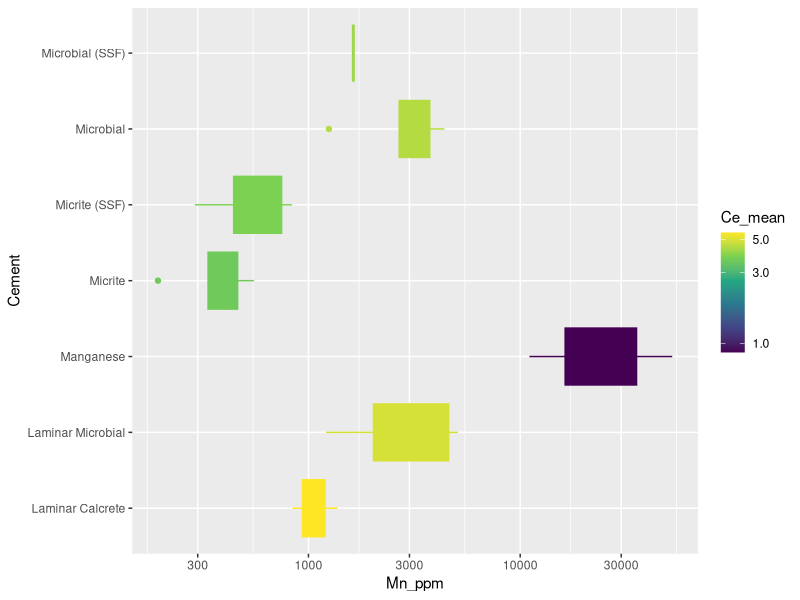
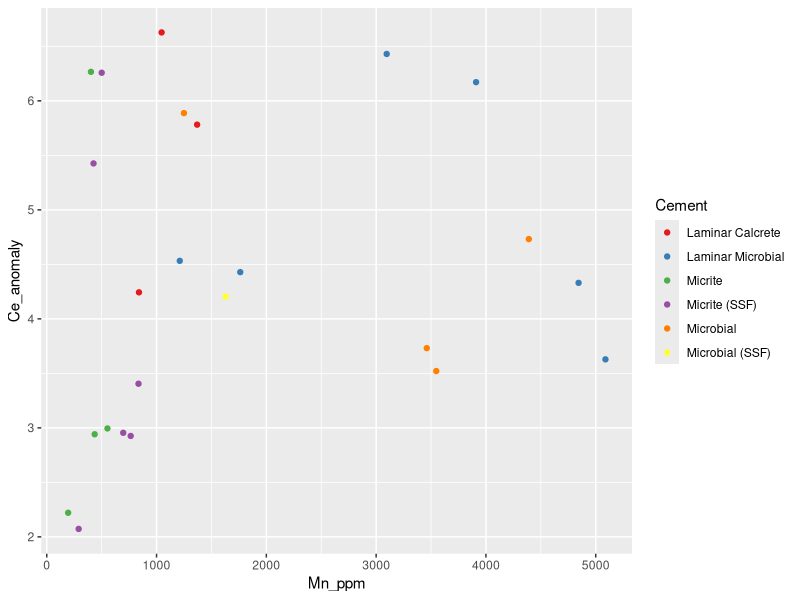

Source code (R) for these figures, in order:
## ---- chunk 1
knitr::opts_chunk$set(echo = TRUE)
library(tidyverse)
## ---- chunk 2
all_data <- readxl::read_excel("ree_data_r.xlsx", 1)
cement_data <- readxl::read_excel("ree_data_r.xlsx", 2) 
## ---- chunk 3
attach(all_data)
normalize <- all_data %>%
  left_join(cement_data, by = c("Sample" = "Sample")) %>% #attach cement to each observation
  mutate(Y_normal = Y_ppm/27.31, La_normal = La_ppm/44.56, Ce_normal = Ce_ppm/88.25, Pr_normal = Pr_ppm/10.15, Nd_normal = Nd_ppm/37.32, Sm_normal = Sm_ppm/6.884, Eu_normal = Eu_ppm/1.215, Gd_normal = Gd_ppm/6.043, Dy_normal = Dy_ppm/5.325, Ho_normal = Ho_ppm/1.052, Er_normal = Er_ppm/3.075, Tm_normal = Tm_ppm/0.4510, Yb_normal = Yb_ppm/3.012, Lu_normal = Lu_ppm/0.4386) %>% #normalize values using PAAS data from Pourmand et al. 2012
    select("Sample", "Cement", "La_normal", "Ce_normal", "Pr_normal", "Nd_normal", "Sm_normal", "Eu_normal",  "Gd_normal","Dy_normal", "Y_normal", "Ho_normal", "Er_normal", "Tm_normal", "Yb_normal", "Lu_normal")#filter out non normalized values
## ---- chunk 4
anomaly <- normalize %>%
  mutate(
    Ce_anomaly = Ce_normal/(Pr_normal^2/Nd_normal),
    Y_Ho_ratio = Y_normal/Ho_normal,
    Eu_anomaly = (2*Eu_normal)/(Sm_normal + Gd_normal),
    BSI = (2*(Sm_normal + Gd_normal + Dy_normal)/3)/((La_normal +Pr_normal + Nd_normal)/3+(Ho_normal + Er_normal +Tm_normal +Yb_normal +Lu_normal)/5))

anomaly_summ <- anomaly %>%
  group_by(Cement) %>%
  summarise(
    Ce_mean = mean(Ce_anomaly),
    Ce_sd = sd(Ce_anomaly),
    Ce_max = max(Ce_anomaly),
    Ce_min = min(Ce_anomaly),
    YH_mean = mean(Y_Ho_ratio),
    YH_sd = sd(Y_Ho_ratio),
    YH_max = max(Y_Ho_ratio),
    YH_min = min(Y_Ho_ratio),
    Eu_mean = mean(Eu_anomaly),
    Eu_sd = sd(Eu_anomaly),
    Eu_max = max(Eu_anomaly),
    Eu_min = min(Eu_anomaly),
    BSI_mean = mean(BSI),
    BSI_sd = sd(BSI),
    BSI_max = max(BSI),
    BSI_min = min(BSI)
  )
## ---- chunk 5
MnCe <- anomaly %>%
  inner_join(all_data, by = "Sample") %>%
  select(Sample, Ce_normal, Ce_anomaly, Mn_ppm) %>%
  inner_join(cement_data, by = "Sample")
## ---- chunk 6
cement_Mn <- MnCe %>%
  inner_join(anomaly_summ, by = "Cement") %>%
  ggplot(aes(x = Mn_ppm, y = Cement, color = Ce_mean, fill = Ce_mean)) +
  geom_boxplot() +
  scale_fill_viridis_c(trans = "log10") +
  scale_color_viridis_c(trans = "log10") +
  scale_x_log10()
cement_Mn
## ---- chunk 7
cement_Mn <- MnCe %>%
  filter(Cement != "Manganese") %>%
  ggplot(aes(x = Mn_ppm, y = Ce_anomaly, color = Cement)) +
  geom_point() +
  scale_color_brewer(palette = "Set1")
cement_Mn
